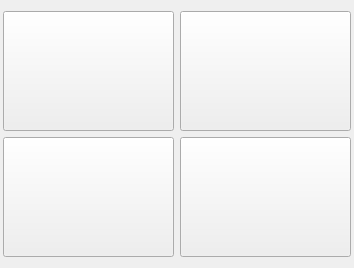
<?xml version="1.0" encoding="UTF-8"?>
<ui version="4.0">
 <class>TargetImageWidget</class>
 <widget class="QWidget" name="TargetImageWidget">
  <property name="geometry">
   <rect>
    <x>0</x>
    <y>0</y>
    <width>354</width>
    <height>266</height>
   </rect>
  </property>
  <property name="windowTitle">
   <string>Form</string>
  </property>
  <layout class="QGridLayout" name="gridLayout_2">
   <property name="leftMargin">
    <number>3</number>
   </property>
   <property name="rightMargin">
    <number>3</number>
   </property>
   <item row="0" column="0">
    <layout class="QGridLayout" name="gridLayout">
     <item row="0" column="0">
      <widget class="QPushButton" name="pushButton">
       <property name="minimumSize">
        <size>
         <width>170</width>
         <height>120</height>
        </size>
       </property>
       <property name="text">
        <string/>
       </property>
      </widget>
     </item>
     <item row="0" column="1">
      <widget class="QPushButton" name="pushButton_2">
       <property name="minimumSize">
        <size>
         <width>170</width>
         <height>120</height>
        </size>
       </property>
       <property name="text">
        <string/>
       </property>
      </widget>
     </item>
     <item row="1" column="0">
      <widget class="QPushButton" name="pushButton_3">
       <property name="minimumSize">
        <size>
         <width>170</width>
         <height>120</height>
        </size>
       </property>
       <property name="text">
        <string/>
       </property>
      </widget>
     </item>
     <item row="1" column="1">
      <widget class="QPushButton" name="pushButton_4">
       <property name="minimumSize">
        <size>
         <width>170</width>
         <height>120</height>
        </size>
       </property>
       <property name="text">
        <string/>
       </property>
      </widget>
     </item>
    </layout>
   </item>
  </layout>
 </widget>
 <resources/>
 <connections/>
</ui>
